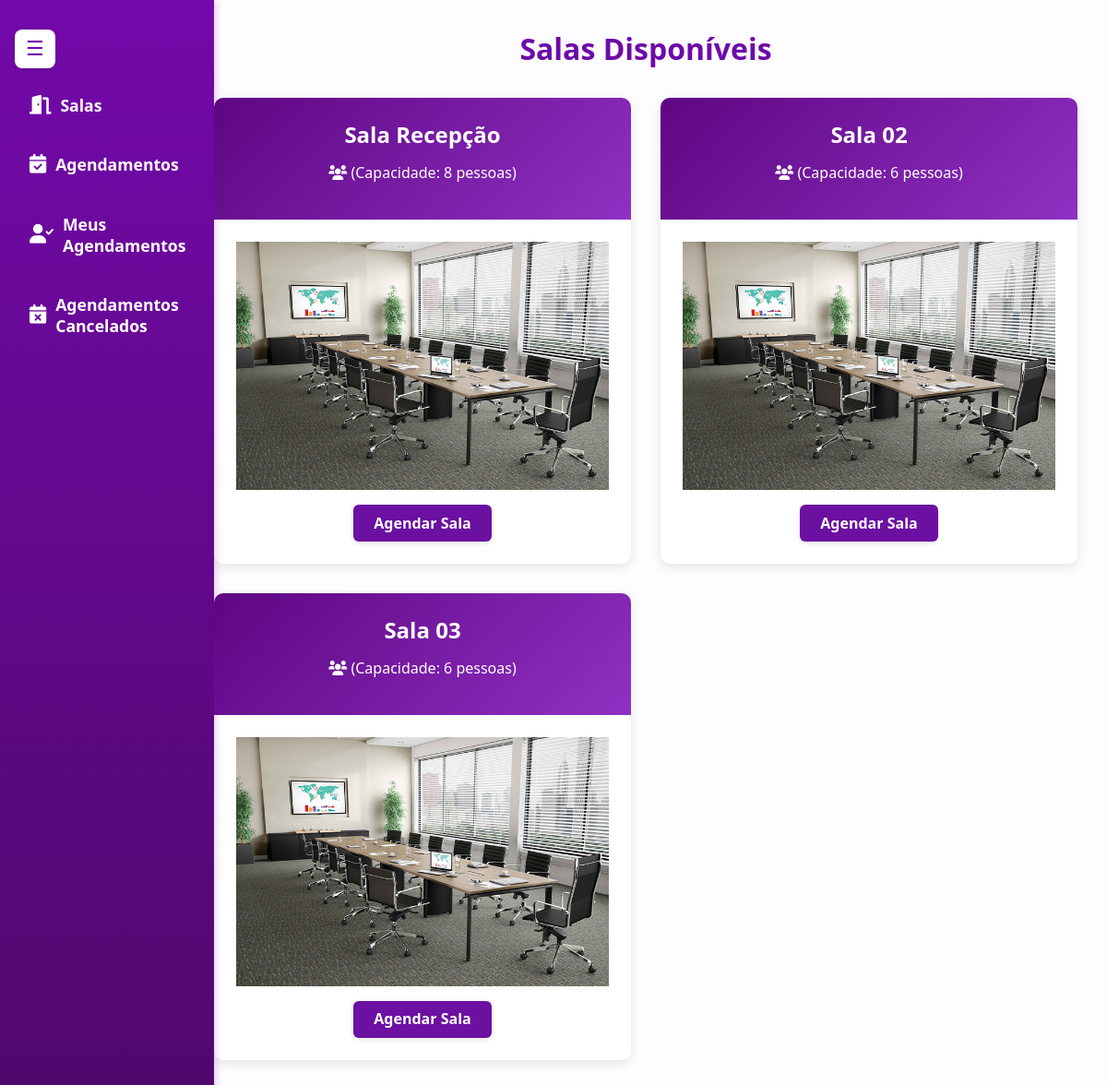
The app's page / (signed in), older data.
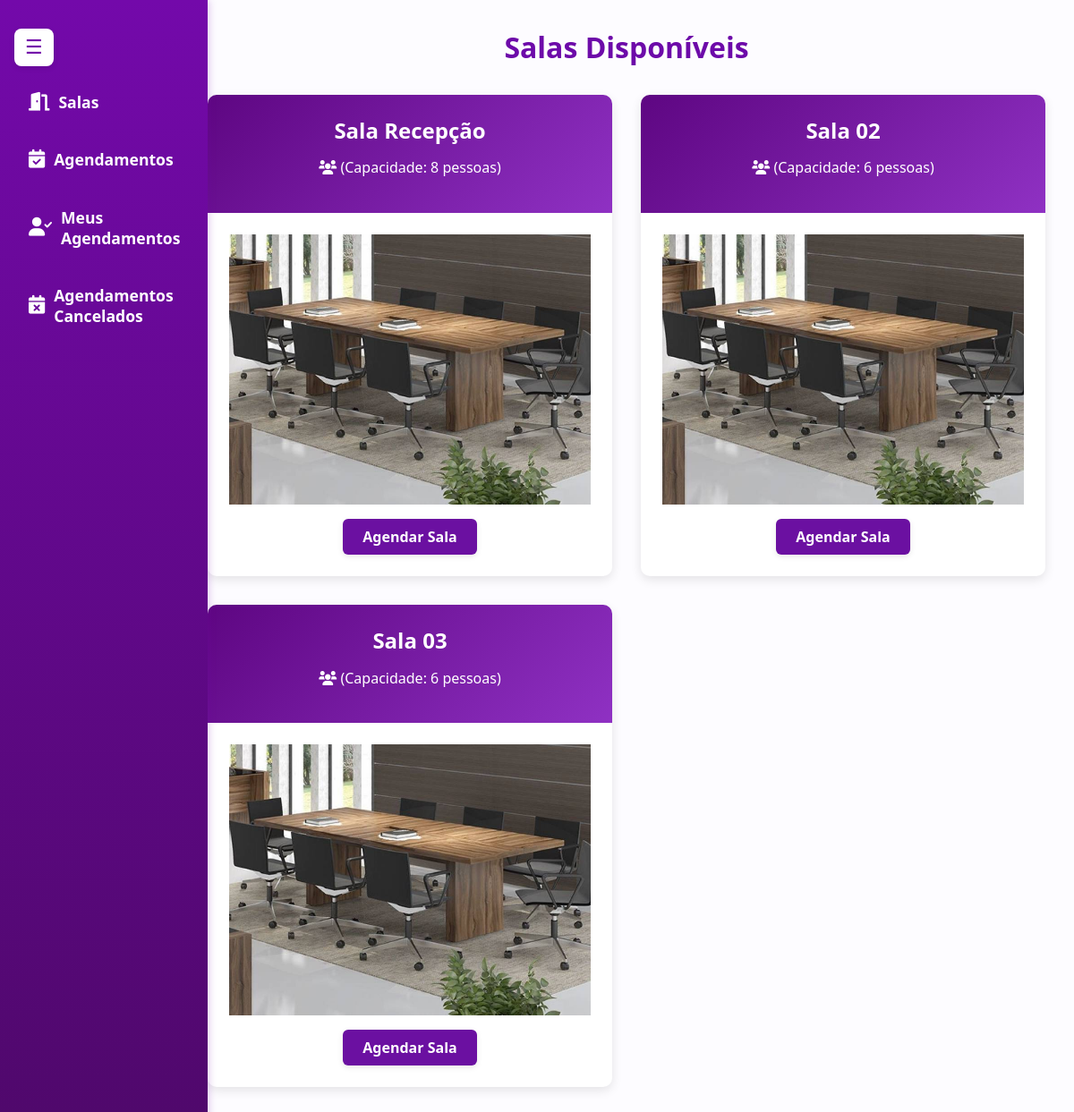
The same page, newer data.
### salas/models.py (models this page shows, shortened)
class Sala(models.Model):
    nome = models.CharField(max_length=50)
    capacidade = models.IntegerField()
    imagem = models.ImageField(upload_to='salas_imagens/', blank=True, null=True)

### salas/views.py (the view)
# urls.py: path('', views.listar_salas, name='listar_salas'),
@login_required
def listar_salas(request):
    salas = Sala.objects.all()
    return render(request, 'salas/listar_salas.html', {'salas': salas})

### salas/templates/salas/listar_salas.html
{% extends 'base.html' %}
{% load static %}
{% block content %}
<div class="container">
    <h1>Salas Disponíveis</h1>
    <div class="salas-grid">
        {% for sala in salas %}
        <div class="sala-card">
            <div class="sala-header">
                <h3>{{ sala.nome }}</h3>
                <p class="capacidade">
                    <i class="fas fa-users"> </i> (Capacidade:  {{ sala.capacidade }} pessoas)
                </p>
            </div>
            <div class="sala-body">
                {% if sala.imagem %}
                    <img src="{{ sala.imagem.url }}" alt="Imagem da sala {{ sala.nome }}" style="max-width: 100%; height: auto;">
                {% else %}
                    <img src="{% static 'salas/img/Sala 01.png' %}" alt="Imagem padrão da sala" style="max-width: 100%; height: auto;">
                {% endif %}
                <a href="{% url 'agendar_sala' sala.id %}" class="btn btn-primary">Agendar Sala</a>
            </div>
        </div>
        {% endfor %}
    </div>
</div>
{% endblock %}

### salas/templates/base.html (shortened to what this page needs)
<!DOCTYPE html>
<html lang="pt-br">
<head>
    {% load static %}
    <link rel="stylesheet" href="{% static 'salas/css/salas.css' %}">
    <link rel="stylesheet" href="https://cdnjs.cloudflare.com/ajax/libs/font-awesome/6.0.0-beta3/css/all.min.css">
</head>
<body>
    <header>
        {% include 'includes/navbar.html' %}
    </header>
    <main>
        {% block content %}
        {% endblock %}
    </main>
</body>
</html>

### salas/templates/includes/navbar.html
<button id="menu-toggle" class="menu-btn" onclick="toggleMenu()">☰</button>
<div id="navbar" class="navbar">
    <nav>
        <ul>
            <li><a class="nav-link" href="{% url 'listar_salas' %}"><i class="fas fa-door-open"></i> Salas</a></li>
            <li><a class="nav-link" href="{% url 'listar_agendamentos' %}"><i class="fas fa-calendar-check"></i> Agendamentos</a></li>
            <li><a class="nav-link" href="{% url 'listar_meus_agendamentos' %}"><i class="fas fa-user-check"></i> Meus Agendamentos</a></li>
            <li><a class="nav-link" href="{% url 'agendamentos_cancelados' %}"><i  class="fas fa-calendar-xmark"></i> Agendamentos Cancelados</a></li>
        </ul>
    </nav>
</div>

### templates/static/salas/css/salas.css (style rules this page uses)
body { font-family: 'Segoe UI', Tahoma, Geneva, Verdana, sans-serif; background-color: #f5f0fa; margin: 0; padding: 0; display: flex; min-height: 100vh; color: #333; line-height: 1.3; }
header { width: 200px; background: linear-gradient(180deg, #7309aa 0%, #4e0869 100%); color: white; padding: 2rem 1rem; position: fixed; height: 100%; box-shadow: 2px 0 8px rgba(115, 9, 170, 0.2); transition: width 0.3s ease; }
nav ul { list-style: none; padding: 0; margin: 0; display: flex; flex-direction: column; }
nav ul li { margin-bottom: 1rem; }
nav ul li a { display: flex; align-items: center; padding: 0.8rem 1rem; color: white; text-decoration: none; border-radius: 6px; transition: background 0.3s ease; font-weight: bold; font-size: 1.1rem; }
nav ul li a i { margin-right: 10px; font-size: 1.3rem; }
#menu-toggle { font-size: 22px; background-color: #ffffff; color: #7309aa; border: none; border-radius: 8px; padding: 8px 12px; margin-bottom: 1rem; cursor: pointer; transition: background 0.3s ease, box-shadow 0.3s ease; box-shadow: 0 2px 6px rgba(0, 0, 0, 0.1); }
.navbar { display: flex; flex-direction: column; justify-content: space-between; height: 100%; }
main { margin-left: 200px; padding: 2rem; flex-grow: 1; background-color: #fdfcff; transition: margin-left 0.3s ease; }
.container { max-width: 1200px; margin: 0 auto; }
h1, h2, h3 { text-align: center; color: #6d0aa9; margin-top: 0; }
.salas-grid { display: grid; grid-template-columns: repeat(auto-fill, minmax(300px, 1fr)); gap: 2rem; margin-top: 2rem; }
.sala-card { background: white; border-radius: 10px; overflow: hidden; box-shadow: 0 4px 12px rgba(0, 0, 0, 0.1); transition: transform 0.3s ease, box-shadow 0.3s ease; }
.sala-header { background: linear-gradient(135deg, #5e0682 0%, #8f31c3 100%); color: white; padding: 1.5rem; text-align: center; }
.sala-header h3 { color: white; margin: 0; font-size: 1.5rem; }
.sala-body { padding: 1.5rem; display: flex; flex-direction: column; align-items: center; justify-content: center; gap: 1rem; }
.btn { padding: 0.6rem 1.4rem; border: none; border-radius: 6px; cursor: pointer; text-decoration: none; font-weight: bold; font-size: 1rem; transition: background 0.3s ease, box-shadow 0.3s ease; display: inline-flex; align-items: center; justify-content: center; gap: 0.5rem; box-shadow: 0 2px 6px rgba(0, 0, 0, 0.1); }
.btn-primary { background-color: #6b10a1; color: white; }

Row changes from the older to the newer data that the page shows:
changed Sala "Sala Recepção": imagem: picture added
changed Sala "Sala 02": imagem: picture added
changed Sala "Sala 03": imagem: picture added
